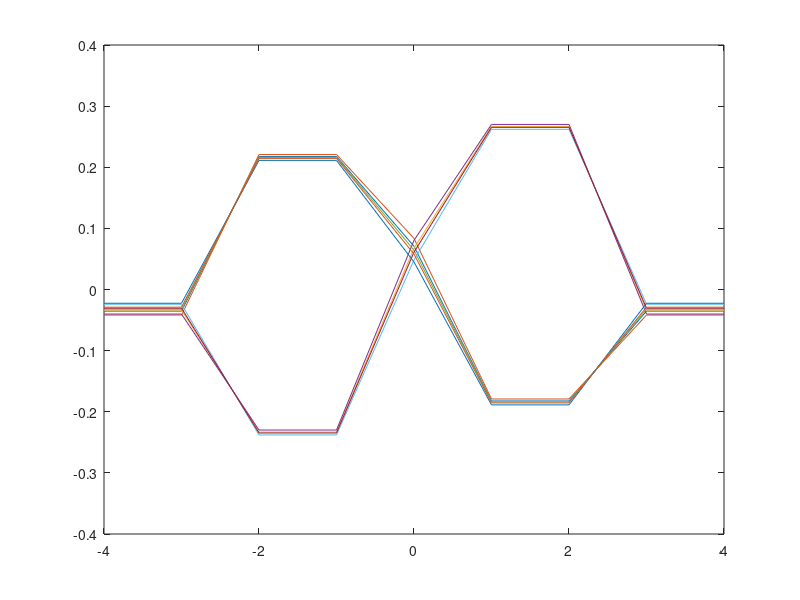

This figure's MATLAB source:
a=[1 2 3 4 5 6 7 8 9];
counter=1;
for n=-4:2:-2
    b=circshift(a,[0,n]);
    TotalSum1(:,counter)=b;
    counter=counter+1;
end

counter=1;
for n=2:2:4
    b=circshift(a,[0,n]);
    TotalSum2(:,counter)=b;
    counter=counter+1;
end
EarlyMinusLate=TotalSum1-TotalSum2;
EarlyPlusLate=TotalSum1+TotalSum2;
Data=EarlyMinusLate/EarlyPlusLate;
x=(-4:1:4);
plot(x,Data);
